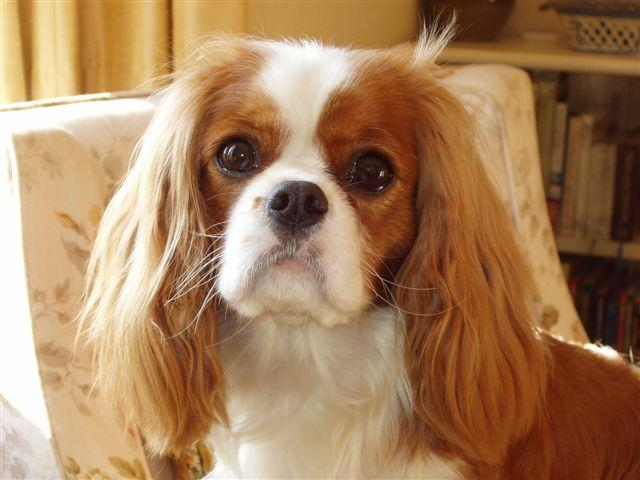
#> input picture firstDog.jpg, 640 x 480 px; its folder holds only this picture in this run
$ python -i compress.py   (imports and definitions only)   (older library calls are emulated)
#> lines starting #> are read from the running program, lines starting #| are printed output that depends on the picture
from skimage.filters import sobel
from skimage.transform import resize
#from matplotlib.pyplot import imshow
import matplotlib.pyplot as plt
import numpy as np

import tqdm

from PIL import Image
from scipy import ndimage

import extractfiles

def compressImg(path):
	#Load the image
#> called with path = 'firstDog.jpg'
	image = Image.open(path).convert("L")
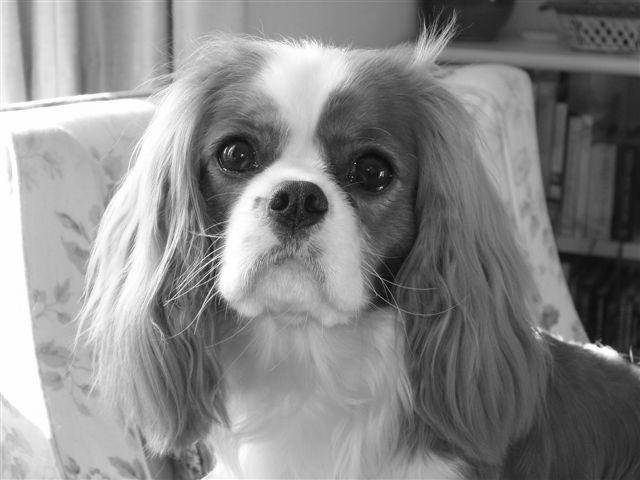
#> image: PIL image 640x480 L; min 4, max 255, mean 135.3
	#Resize the image to be homogeneous
	imgResize = image.resize((100,100), Image.ANTIALIAS)
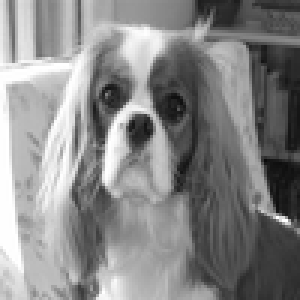
#> imgResize: PIL image 100x100 L (shown 3 times larger); min 10, max 255, mean 135.3
	#Sobel the image on order to keep the edges
#> (the run stopped early here; a loop or call above may not have finished)
